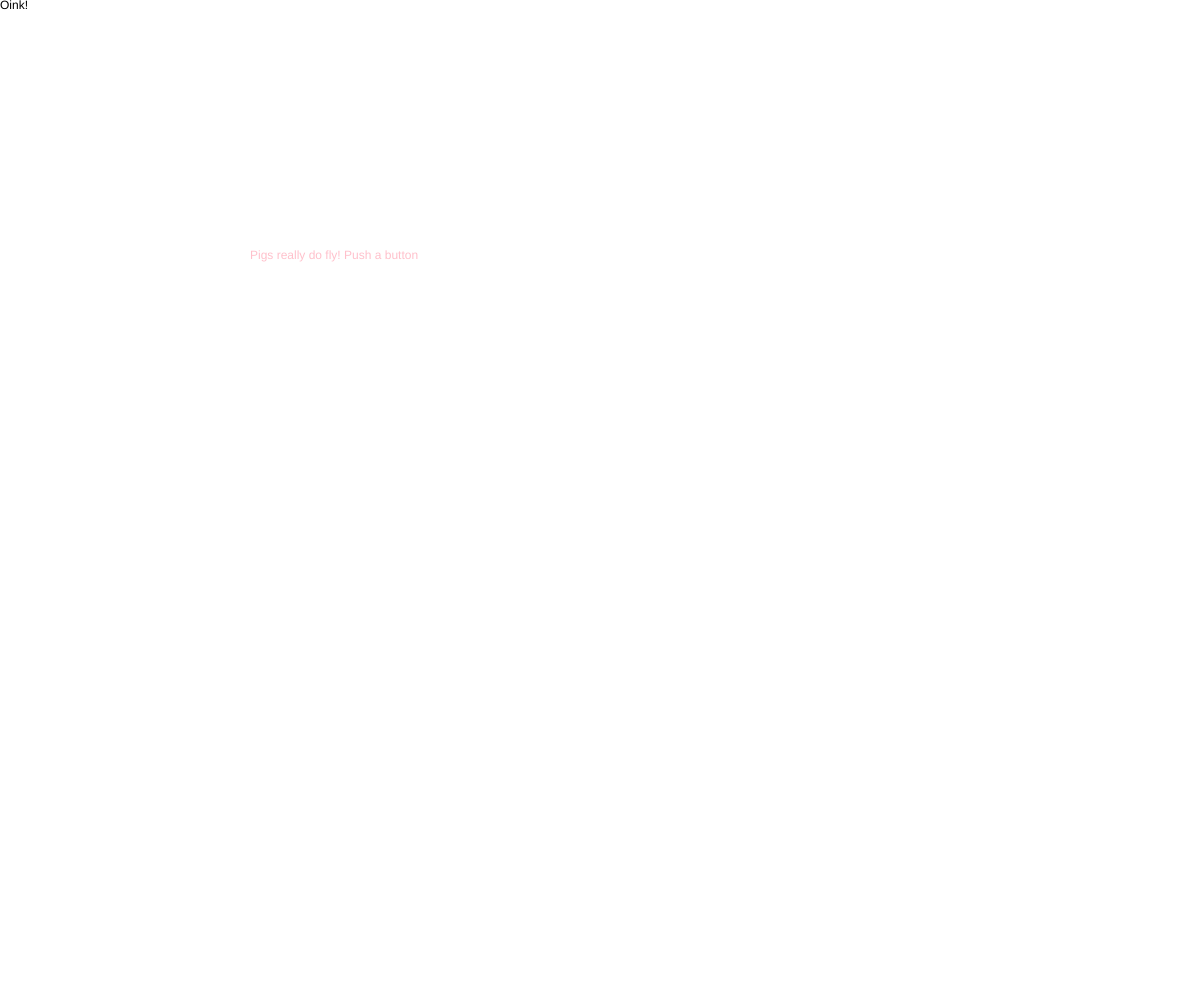
Frame 1 (no input)
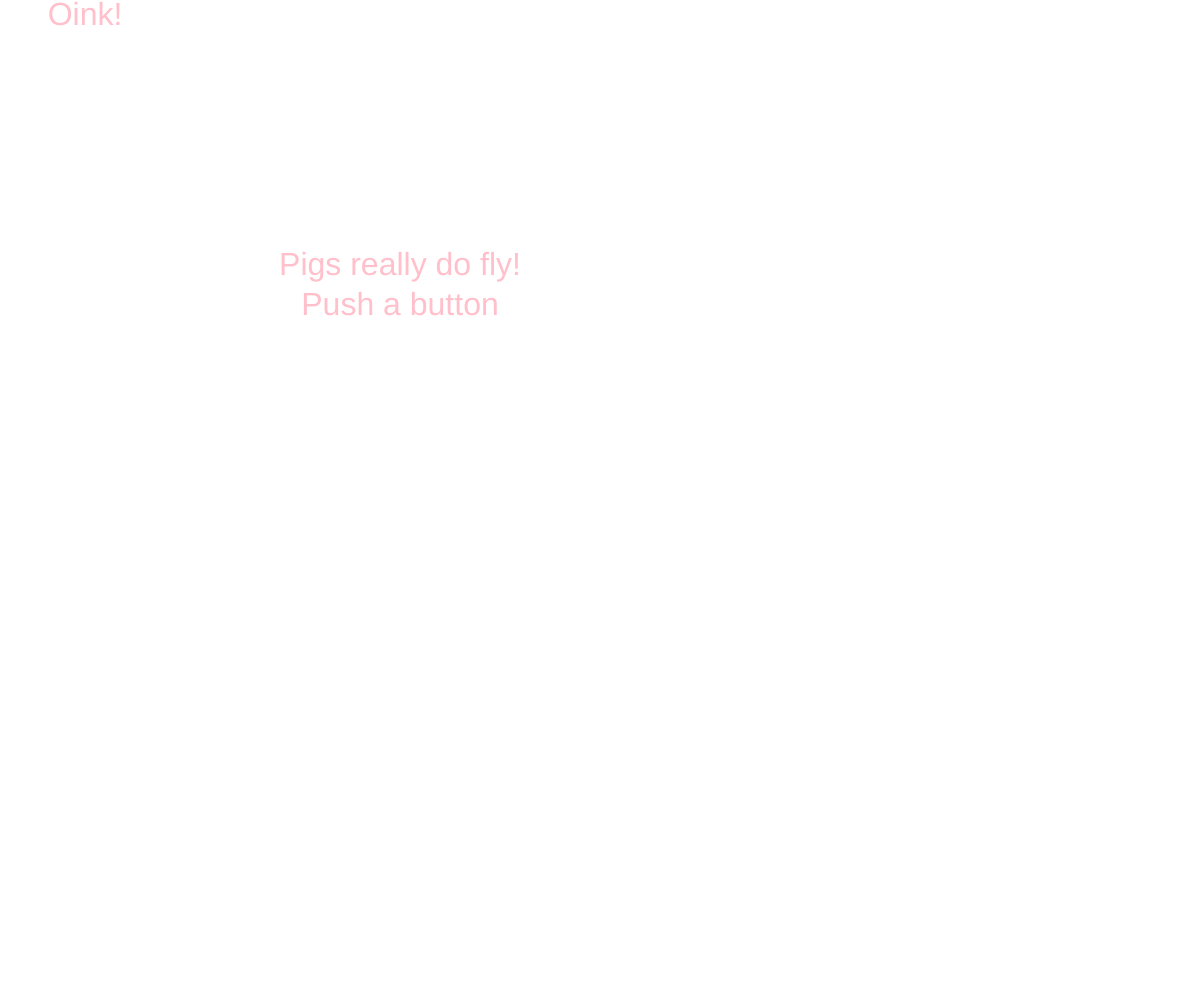
Frame 60 (no input)
Frame 120 (the mouse pressed at the canvas centre since frame 60): identical to frame 60, image omitted

The p5.js sketch that drew these frames (run headless with seeded random() and noise() and a simulated clock; from frame 60 on, the mouse is pressed at the canvas centre):

// p5.js sketch
// ── sketch.js
var xpos = 0;
var ypos = -60;
function setup() {
  createCanvas(windowWidth,windowHeight);
}

function draw(){
  background(255);
	pig ();
	myFunction("Oink!");
	text("Pigs really do fly! Push a button", 250, 250, 300, 300);
	textAlign(CENTER);
	textSize(32);
  
}
function pig (){
  push();
  translate(xpos,ypos);
  ellipseMode(CENTER);
  stroke(0);
	noStroke();
	fill(255,192,203);
  ellipse(0, -60, 75, 75); // centered, height, width
	fill(255);
	ellipse(-14,-65,7,7);//left eye
	ellipse(14,-65,7,7);//right eye
	ellipse(-5,-45,3,10); //left nostril
	ellipse(5,-45, 3, 10); //right nostril
	noFill();
	stroke(255);
	ellipse(0,-45,30,30); //nose
	fill(255,193,203); //ear color
	noStroke();
	quad(-20,-98,-16,-95,-25,-72,-34,-98);//left ear
	quad(20,-98,16,-95,25,-72,34,-98);//right ear
	pop();
}

function myFunction( greeting ) {
  text(greeting, xpos/400, ypos/400, 170, 180);
  noStroke()
  fill(255,192,203);
  ellipseMode(CENTER);
}

function keyPressed()
{
  xpos = random(0, width);
  ypos = random(0, height);
}


  
